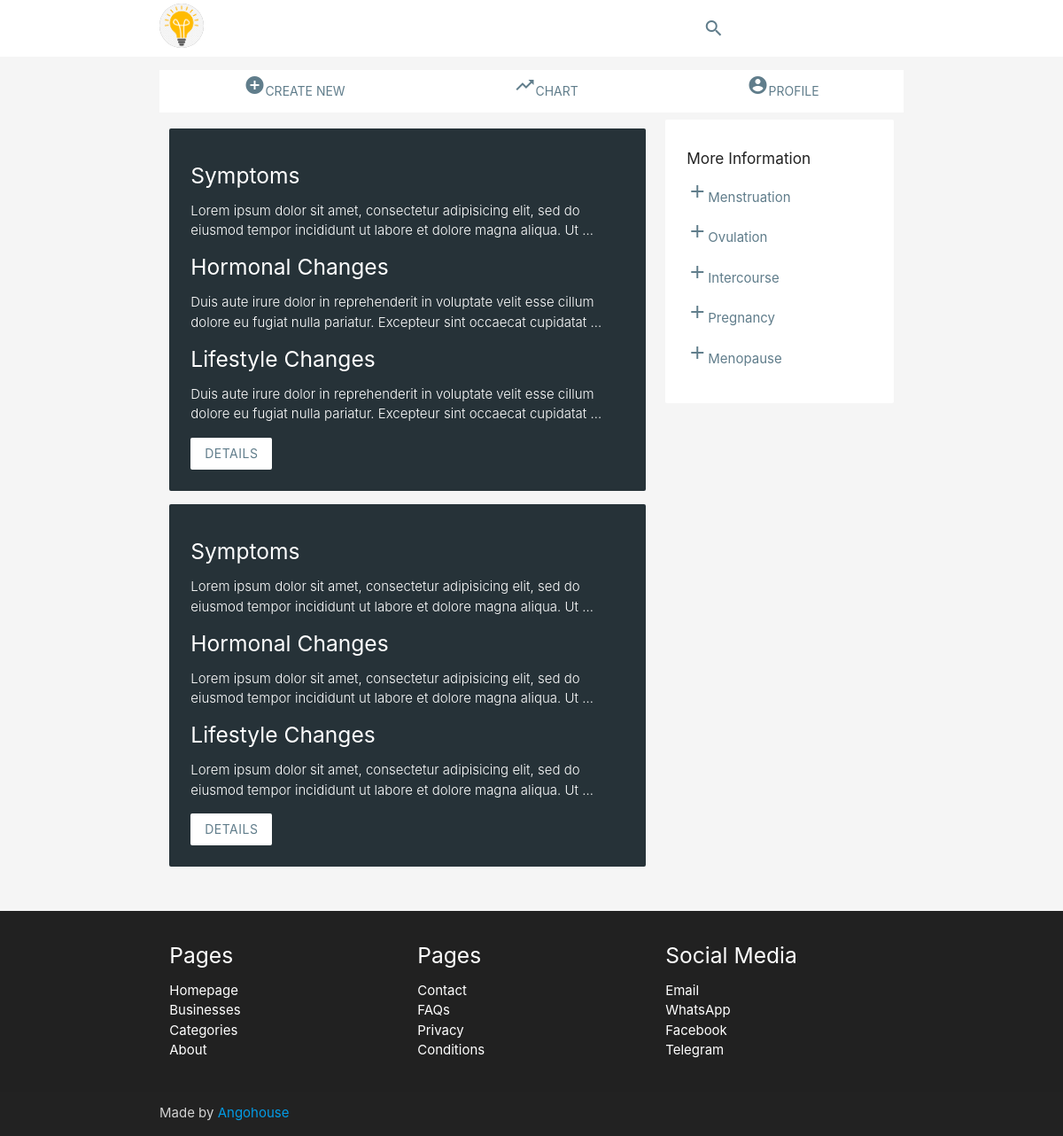
The page /menopause-list/ (signed in) on the database its author committed.
### blog/models.py (models this page shows, shortened)
class EventModel(models.Model):
	start_date = models.DateField()
	end_date = models.DateField(blank=True, null=True)
	notes = models.TextField(blank=True)

class Menopause(EventModel):
	author = models.ForeignKey(User, on_delete=models.CASCADE)
	symptoms = models.TextField(blank=True)
	hormonal_changes = models.TextField(blank=True)
	lifestyle_changes = models.TextField(blank=True)
	def get_absolute_url(self):
		return reverse('menopause_detail', args=[self.pk])

### blog/views.py (the view)
# urls.py: path('menopause-list/', menopause_list_view, name='menopause_list'),
@login_required
def menopause_list_view(request):
	menepause_obj = Menopause.objects.filter(author=request.user)
	context = {
		'title':'Menopause list',
		'menepause_obj':menepause_obj
	}
	return render(request, 'blog/menepause_list.html', context)

### blog/templates/blog/menepause_list.html
{% extends 'blog/base.html' %}
{% block content %}
<div class="container">
  <ul class="tabs tabs-fixed-width">
    <li class="tab col s3"><a class="blue-grey-text" href="{% url 'menopause_create' %}"><i class="material-icons">add_circle</i>Create New</a></li>
    <li class="tab col s3"><a class="blue-grey-text" href="#"><i class="material-icons">trending_up</i>Chart</a></li>
    <li class="tab col s3"><a class="blue-grey-text" href="#"><i class="material-icons">account_circle</i>Profile</a></li>
  </ul>
  <div class="row">
    <div class="col s12 m8 l8 xl8" style="margin-top: 10px;">
      {% for obj in menepause_obj %}
      <div class="card-panel z-depth-0 blue-grey darken-4 white-text">
        <div class="card-content">
          <h5 class="card-title">Symptoms</h5>
          <p class="light">{{obj.symptoms|capfirst|truncatewords:20}}</p>
          <h5 class="card-title">Hormonal Changes</h5>
          <p class="light">{{obj.hormonal_changes|capfirst|truncatewords:20}}</p>
          <h5 class="card-title">Lifestyle Changes</h5>
          <p class="light">{{obj.lifestyle_changes|capfirst|truncatewords:20}}</p>
        </div>
        <div class="card-action">
          <a href="{{obj.get_absolute_url}}" class="btn waves-effect waves-light z-depth-0 white blue-grey-text">Details</a>
        </div>
      </div>
      {% endfor %}
    </div>
    <div class="col s12 m4 l4 xl4">
      {% include 'blog/right_side_bar.html' %}
    </div>
  </div>
</div>
{% endblock %}

### rows shown on the page
Menopause: symptoms "Lorem ipsum dolor sit amet, consectetur adipisicing elit, sed do eiusmod tempor incididunt ut labore et dolore magna aliqua. Ut …", hormonal_changes "Duis aute irure dolor in reprehenderit in voluptate velit esse cillum dolore eu fugiat nulla pariatur. Excepteur sint occaecat cupidatat …", lifestyle_changes "Duis aute irure dolor in reprehenderit in voluptate velit esse cillum dolore eu fugiat nulla pariatur. Excepteur sint occaecat cupidatat …"
Menopause: symptoms "Lorem ipsum dolor sit amet, consectetur adipisicing elit, sed do eiusmod tempor incididunt ut labore et dolore magna aliqua. Ut …", hormonal_changes "Lorem ipsum dolor sit amet, consectetur adipisicing elit, sed do eiusmod tempor incididunt ut labore et dolore magna aliqua. Ut …", lifestyle_changes "Lorem ipsum dolor sit amet, consectetur adipisicing elit, sed do eiusmod tempor incididunt ut labore et dolore magna aliqua. Ut …"
